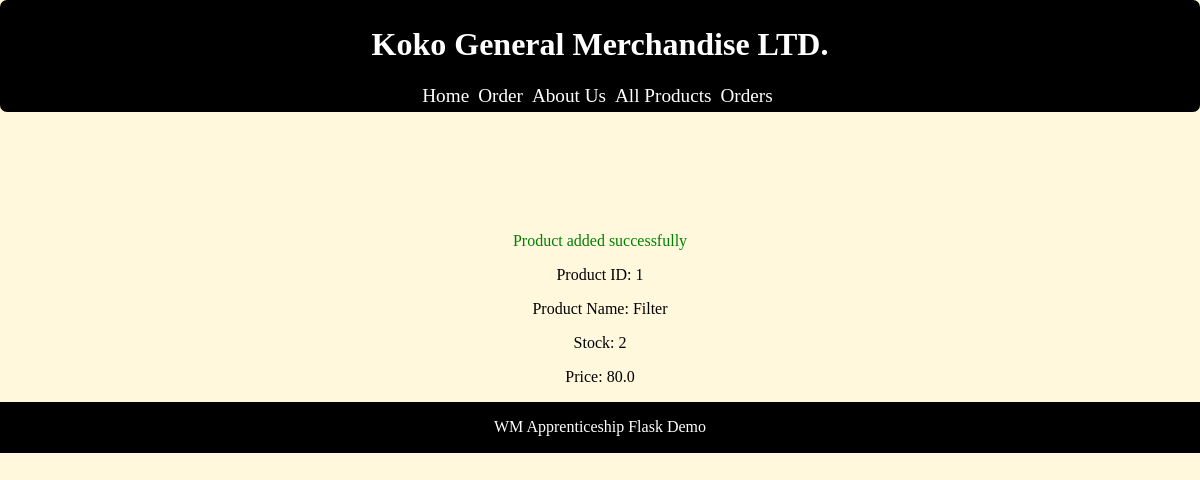
The page /product_details/1 on the database its author committed.
### tables this page shows
CREATE TABLE products (
            id INTEGER PRIMARY KEY,
            name TEXT NOT NULL,
            active INTEGER NOT NULL,
            stock INTEGER NOT NULL,
            price REAL NOT NULL
        );

### app.py (the view)
@app.get("/product_details/<int:id>")
def product_details(id):
    product = get_product(id)
    if product is None:
        return "Product not found", 404
    return render_template("product_details.html", product=product)

### database.py (called while the page is built)
def get_connection():
    connection = sqlite3.connect("app.db")
    connection.row_factory = sqlite3.Row
    return connection

def get_product(product_id):
    connection = get_connection()
    product = connection.execute(
        "SELECT * FROM products WHERE id = ?",
        (product_id,),
    ).fetchone()
    connection.close()
    return product

### templates/product_details.html
{% extends "base.html"%}
{% block content %}
<p style="color: green;">Product added successfully</p>
<p>Product ID: {{ product["id"] }}</p>
<p>Product Name: {{ product["name"] }}</p>
<p>Stock: {{ product["stock"] }}</p>
<p>Price: {{ product["price"] }}</p>
{% endblock %}

### static/style.css (style rules this page uses)
body { background-color:cornsilk; text-align: center; margin-bottom: 1000px; margin: 0px; }

### rows shown on the page
products: id "1", name "Filter", stock "2", price "80.0"
